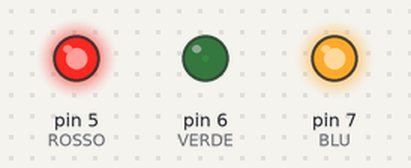
Bench run of a sketch on a simulated Arduino Uno, built with avr-gcc and run on an emulated ATmega328P. Shown: output pins drawn as LEDs (lit = HIGH).

Above: at 0.05 s.
At 5.15 s:
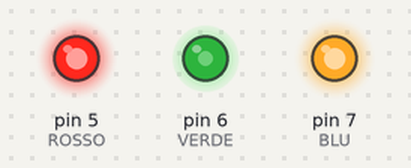
At 8.85 s:
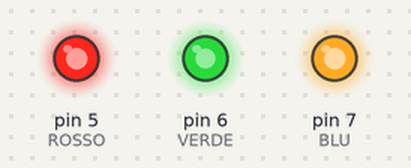
At 17.75 s:
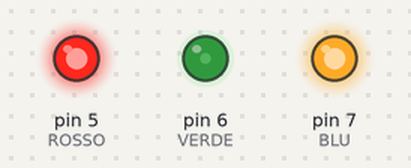
Timing chart, 0 to 26.5 s (numbered marks = the images above):
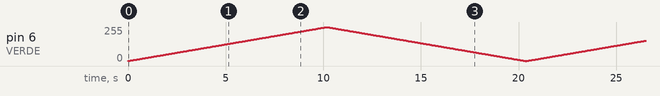

The sketch:

LED_RGB.ino
```cpp
// pin a cui collegare i piedini del LED RGB
const int VERDE = 6;
const int BLU = 7;
const int ROSSO = 5;

// tempo di transizione colore
const int delayTime = 40;

void setup() {

  // imposta il pin digitale come output
  pinMode(VERDE, OUTPUT);
  pinMode(BLU, OUTPUT);
  pinMode(ROSSO, OUTPUT);


  // si impostano ad HIGH i pin VERDE, BLU, ROSSO
  // inizialmente il led RGB sarà spento
  digitalWrite(VERDE, HIGH);
  digitalWrite(BLU, HIGH);
  digitalWrite(ROSSO, HIGH);
}

// definizione di variabili globali
int ValVerde;

void loop() {
  // spegnimento graduale del verde

  // coordinate RGB del rosso: 0, 255, 0

  ValVerde = 255;

  for( int i = 0 ; i < 255 ; i += 1 ){

    ValVerde -= 1;

    /* ad ogni ciclio la differenza
     255 - ValVerde AUMENTA
     provocando un graduale spegnimento del verde
     */

    analogWrite( VERDE, 255 - ValVerde );

    // attesa di 40 ms per percepire il colore
    delay( delayTime );
  }
  //ora ValVerde è 0
    for( int i = 0 ; i < 255 ; i += 1 ){

    ValVerde += 1;

    /* ad ogni ciclio la differenza
     255 - ValVerde AUMENTA
     provocando un graduale spegnimento del verde
     */

    analogWrite( VERDE, 255 - ValVerde );

    // attesa di 40 ms per percepire il colore
    delay( delayTime );
}
}
```
